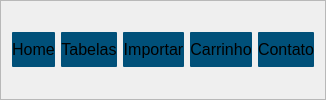
     <widget class="QFrame" name="frame">
      <property name="frameShape">
       <enum>QFrame::StyledPanel</enum>
      </property>
      <property name="frameShadow">
       <enum>QFrame::Raised</enum>
      </property>
      <layout class="QHBoxLayout" name="horizontalLayout">
       <item>
        <widget class="QPushButton" name="btn_home">
         <property name="minimumSize">
          <size>
           <width>0</width>
           <height>35</height>
          </size>
         </property>
         <property name="cursor">
          <cursorShape>PointingHandCursor</cursorShape>
         </property>
         <property name="styleSheet">
          <string notr="true">QPushButton{
	background-color: rgb(0, 80, 121);
	border-radius: 1px;
	font-size: 16px;
}
QPushButton:hover{
	background-color: #fff;
	color:back;
}</string>
         </property>
         <property name="text">
          <string>Home</string>
         </property>
        </widget>
       </item>
       <item>
        <widget class="QPushButton" name="btn_tabelas">
         <property name="minimumSize">
          <size>
           <width>0</width>
           <height>35</height>
          </size>
         </property>
         <property name="cursor">
          <cursorShape>PointingHandCursor</cursorShape>
         </property>
         <property name="styleSheet">
          <string notr="true">QPushButton{
	background-color: rgb(0, 80, 121);
	border-radius: 1px;
	font-size: 16px;
}
QPushButton:hover{
	background-color: #fff;
	color:back;
}</string>
         </property>
         <property name="text">
          <string>Tabelas</string>
         </property>
        </widget>
       </item>
       <item>
        <widget class="QPushButton" name="btnc_importar">
         <property name="minimumSize">
          <size>
           <width>0</width>
           <height>35</height>
          </size>
         </property>
         <property name="cursor">
          <cursorShape>PointingHandCursor</cursorShape>
         </property>
         <property name="styleSheet">
          <string notr="true">QPushButton{
	background-color: rgb(0, 80, 121);
	border-radius: 1px;
	font-size: 16px;
}
QPushButton:hover{
	background-color: #fff;
	color:back;
}</string>
         </property>
         <property name="text">
          <string>Importar</string>
         </property>
        </widget>
       </item>
       <item>
        <widget class="QPushButton" name="btn_carrinho">
         <property name="minimumSize">
          <size>
           <width>0</width>
           <height>35</height>
          </size>
         </property>
         <property name="cursor">
          <cursorShape>PointingHandCursor</cursorShape>
         </property>
         <property name="styleSheet">
          <string notr="true">QPushButton{
	background-color: rgb(0, 80, 121);
	border-radius: 1px;
	font-size: 16px;
}
QPushButton:hover{
	background-color: #fff;
	color:back;
}</string>
         </property>
         <property name="text">
          <string>Carrinho</string>
         </property>
        </widget>
       </item>
       <item>
        <widget class="QPushButton" name="btn_contato">
         <property name="minimumSize">
          <size>
           <width>0</width>
           <height>35</height>
          </size>
         </property>
         <property name="cursor">
          <cursorShape>PointingHandCursor</cursorShape>
         </property>
         <property name="styleSheet">
          <string notr="true">QPushButton{
	background-color: rgb(0, 80, 121);
	border-radius: 1px;
	font-size: 16px;
}
QPushButton:hover{
	background-color: #fff;
	color:back;
}</string>
         </property>
         <property name="text">
          <string>Contato</string>
         </property>
        </widget>
       </item>
      </layout>
     </widget>
